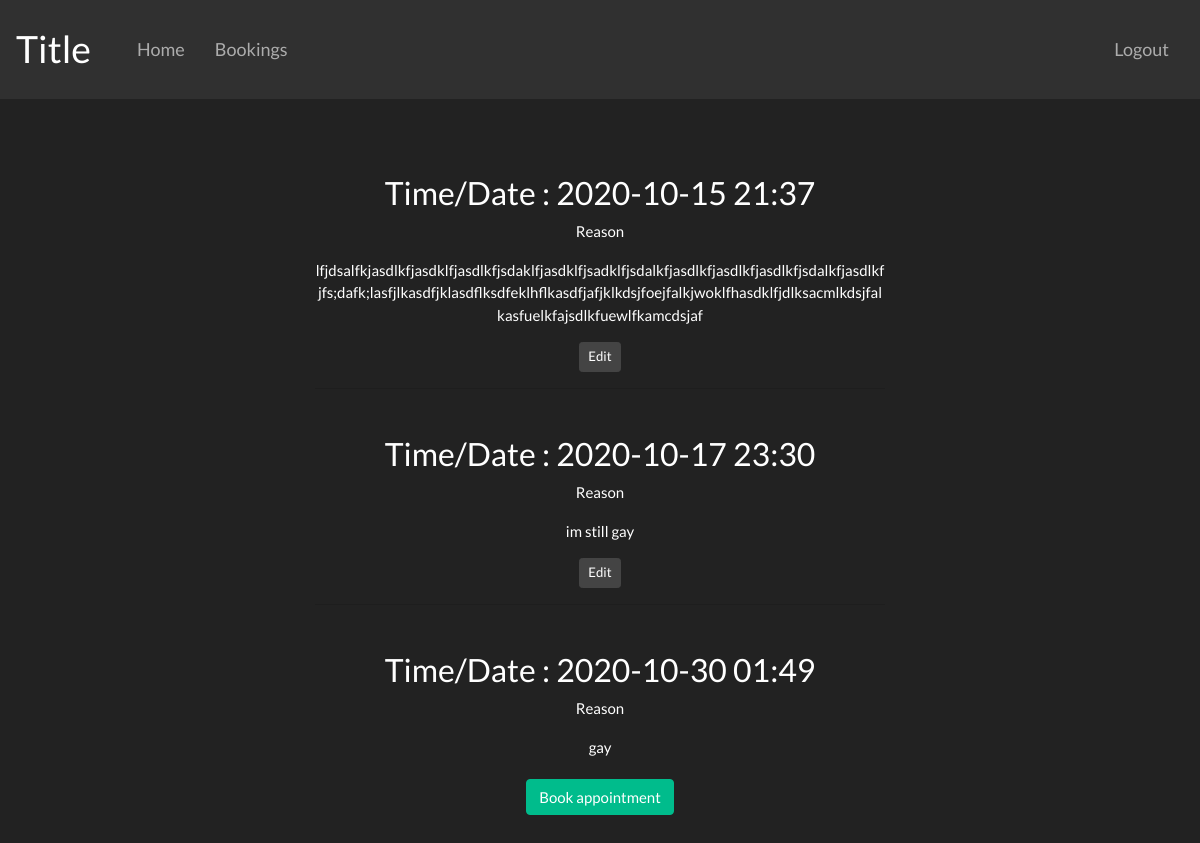
The app's page /booking (signed in) with its own data.
### tables this page shows
CREATE TABLE bookings (
    id INTEGER PRIMARY KEY AUTOINCREMENT,
    datetime DATETIME NOT NULL,
    booked BIT NOT NULL,
    patient_id INTEGER,
    reason TEXT,
    FOREIGN KEY (patient_id) REFERENCES user (id)
);

### flaskr/appointments.py (the view)
@bp.route('/booking')
@login_required
def booking():
    if g.user['admin'] == 1:
        return redirect(url_for('bookings.admin'))
    db = get_db()
    bookings = db.execute(
        'SELECT p.id, datetime, booked, reason, patient_id'
        ' FROM bookings p'
        ' WHERE p.patient_id = ?',
        (g.user['id'],)
    ).fetchall()
    return render_template('bookings/booking.html', bookings=bookings)

### flaskr/auth.py (called while the page is built)
@bp.before_app_request
def load_logged_in_user():
    user_id = session.get('user_id')
    if user_id is None:
        g.user = None
    else:
        g.user = get_db().execute(
            'SELECT * FROM user WHERE id = ?', (user_id,)
        ).fetchone()

def login_required(view):
    @functools.wraps(view)
    def wrapped_view(**kwargs):
        if g.user is None:
            return redirect(url_for('auth.login'))
        return view(**kwargs)
    return wrapped_view

### flaskr/db.py (called while the page is built)
def get_db():
    if 'db' not in g:
        g.db = sqlite3.connect(
            current_app.config['DATABASE'],
            detect_types=sqlite3.PARSE_DECLTYPES
        )
        g.db.row_factory = sqlite3.Row
    return g.db

### flaskr/templates/bookings/booking.html (shortened to what this page needs)
{% extends 'base.html' %}
  {% block content %}
    <div class="mx-auto" style="width: 50%; text-align:center; margin-top:5%;">
    <div class="overflow-auto" style="height: 600px; overflow-wrap:break-word;">
      {% for booking in bookings %}
      <div style="padding: 15px;">
        <article class="booking">
          <header>
            <div>
              <h3>Time/Date : {{ booking['datetime'] }}</h1>
          </header>
          <p>Reason</p>
          <p class="">{{ booking['reason'] }}</p>
          {% if g.user['id'] == booking['patient_id'] %}
            <form method="get" action="{{ url_for('bookings.update', id=booking['id']) }}">
              <button type="submit" class="btn btn-secondary btn-sm">Edit</button>
            </form>
          {% endif %}
        </article>
        {% if not loop.last %}
          <hr>
        {% endif %}
      </div>
      {% endfor %}
    </div>
    {% if g.user %}
    <form method="get" action="{{ url_for('bookings.create') }}">
      <button style="margin-top: 20px;" type="submit" class="btn btn-success">Book appointment</button>
    </form>
    {% endif %}
    </div>
  {% endblock %}

### records on screen
bookings: datetime "2020-10-15 21:37", reason "lfjdsalfkjasdlkfjasdklfjasdlkfjsdaklfjasdklfjsadklfjsdalkfjasdlkfjasdlkfjasdlkfjsdalkfjasdlkfjfs;dafk;lasfjlkasdfjklasdflksdfeklhflkasdfjafjklkdsjfoejfalkjwoklfhasdklfjdlksacmlkdsjfalkasfuelkfajsdlkfuewlfkamcdsjaf"
bookings: datetime "2020-10-17 23:30", reason "im still gay"
bookings: datetime "2020-10-30 01:49", reason "gay"
